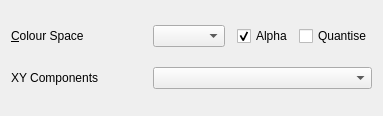
<?xml version="1.0" encoding="UTF-8"?>
<ui version="4.0">
 <class>GfxPaint::ColourSpacePlaneWidget</class>
 <widget class="QWidget" name="GfxPaint::ColourSpacePlaneWidget">
  <property name="geometry">
   <rect>
    <x>0</x>
    <y>0</y>
    <width>383</width>
    <height>116</height>
   </rect>
  </property>
  <property name="windowTitle">
   <string>Form</string>
  </property>
  <layout class="QGridLayout" name="gridLayout" columnstretch="1,0,0,0,0">
   <item row="0" column="0">
    <widget class="QLabel" name="colourSpaceLabel">
     <property name="text">
      <string>&amp;Colour Space</string>
     </property>
     <property name="buddy">
      <cstring>colourSpaceComboBox</cstring>
     </property>
    </widget>
   </item>
   <item row="2" column="0" colspan="5">
    <layout class="QVBoxLayout" name="colourSpacePlaneLayout"/>
   </item>
   <item row="0" column="4">
    <widget class="QCheckBox" name="quantiseCheckBox">
     <property name="text">
      <string>Quantise</string>
     </property>
    </widget>
   </item>
   <item row="0" column="3">
    <widget class="QCheckBox" name="alphaCheckBox">
     <property name="text">
      <string>Alpha</string>
     </property>
     <property name="checked">
      <bool>true</bool>
     </property>
    </widget>
   </item>
   <item row="1" column="0">
    <widget class="QLabel" name="xYComponentsLabel">
     <property name="text">
      <string>XY Components</string>
     </property>
     <property name="buddy">
      <cstring>xYComponentsComboBox</cstring>
     </property>
    </widget>
   </item>
   <item row="0" column="1">
    <widget class="QComboBox" name="colourSpaceComboBox"/>
   </item>
   <item row="1" column="1" colspan="4">
    <widget class="QComboBox" name="xYComponentsComboBox"/>
   </item>
  </layout>
 </widget>
 <resources/>
 <connections/>
</ui>
